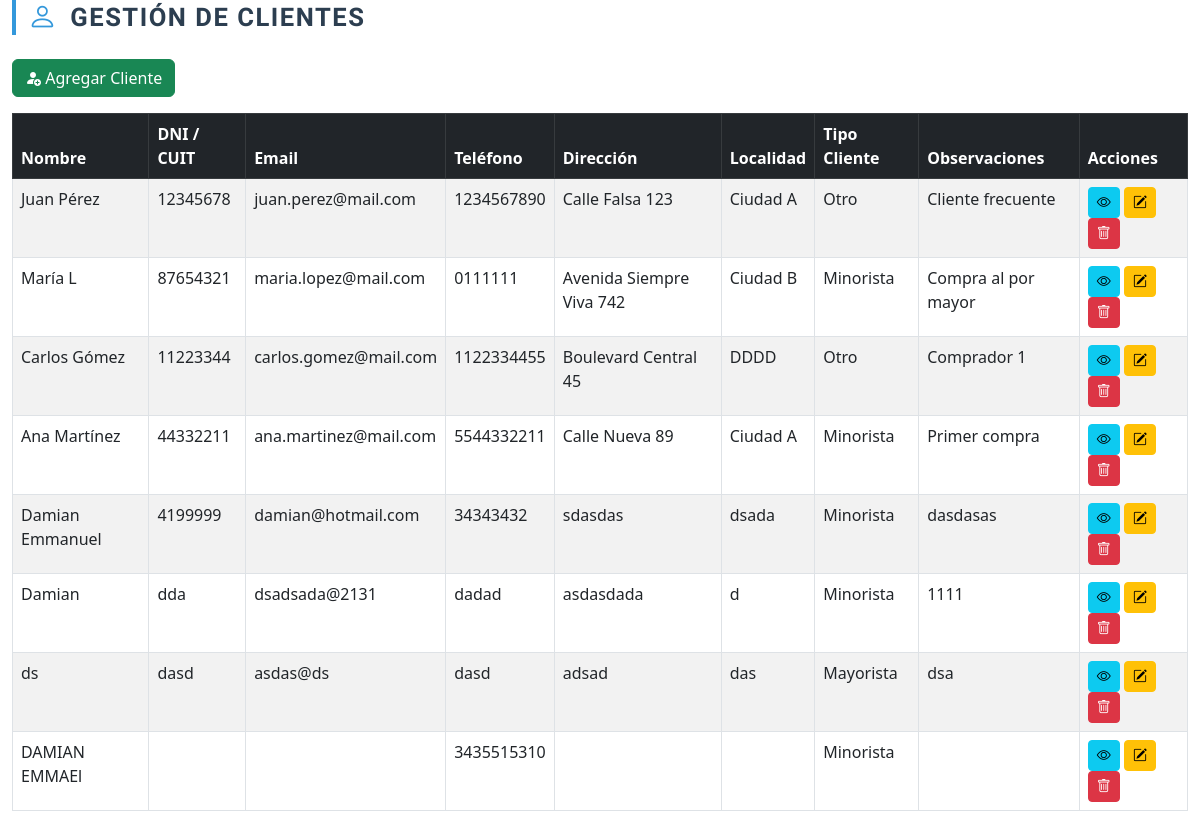
The page /modulos/clientes.php on the database as committed earlier.
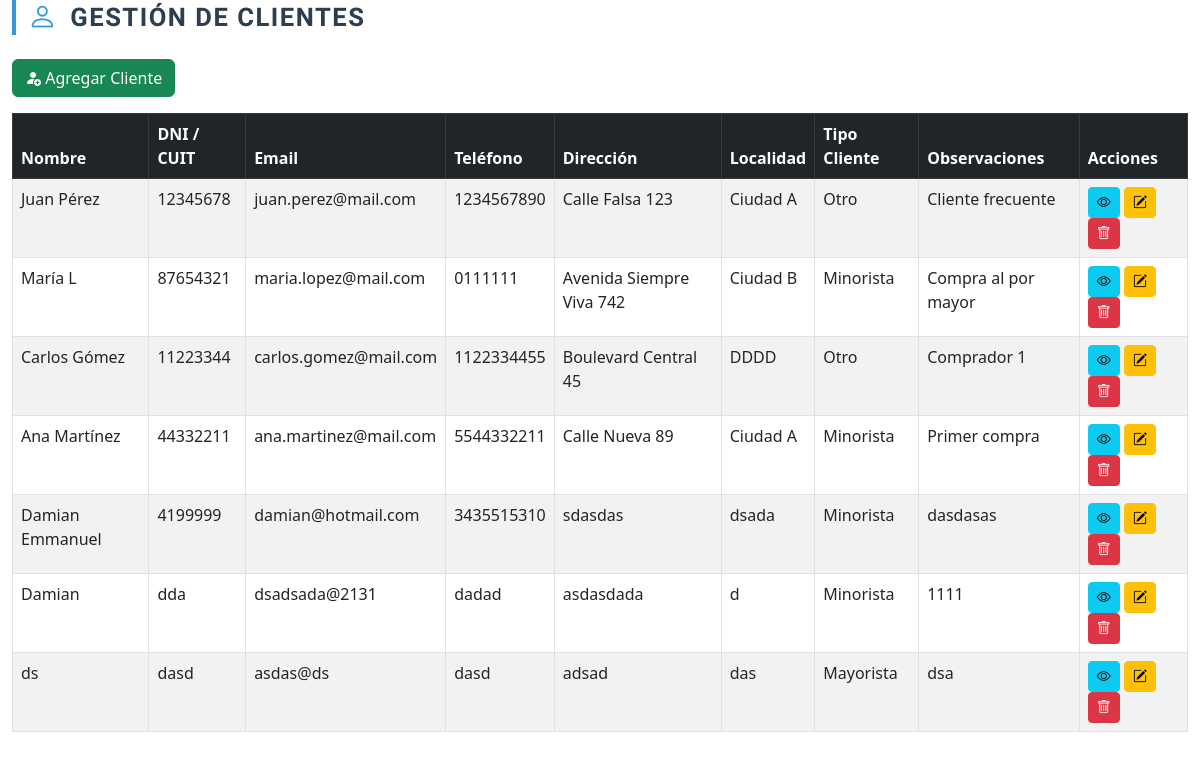
The same page on the database as committed later.
### tables this page shows
CREATE TABLE `clientes` (
  `id_clientes` int(11) NOT NULL,
  `nombre_clientes` varchar(100) DEFAULT NULL,
  `dni_cuit_clientes` varchar(20) DEFAULT NULL,
  `email_clientes` varchar(100) DEFAULT NULL,
  `telefono_clientes` varchar(20) DEFAULT NULL,
  `direccion_clientes` varchar(150) DEFAULT NULL,
  `localidad_clientes` varchar(100) DEFAULT NULL,
  `tipo_cliente_clientes` varchar(20) DEFAULT NULL,
  `observaciones_clientes` text DEFAULT NULL
);

### modulos/clientes.php (the view, shortened to what this page needs)
<?php
include('./db/conexion.php'); ?>
<!DOCTYPE html>
<html lang="en">
<head>
    <link href="https://cdn.jsdelivr.net/npm/bootstrap@5.3.0/dist/css/bootstrap.min.css" rel="stylesheet" />
    <link href="https://cdn.jsdelivr.net/npm/bootstrap-icons@1.10.5/font/bootstrap-icons.css" rel="stylesheet">
</head>
<body>
    <div class="container-fluid ">
        <h2 class="modern-title mb-4">
            <i class="bi bi-person"></i> Gestión de Clientes
        </h2>
        <button type="button" class="btn btn-success mb-3" data-bs-toggle="modal" data-bs-target="#modalAgregarCliente"
            style="margin-bottom: 28px;">
            <i class="bi bi-person-fill-add"></i> Agregar Cliente
        </button>
        <div class="table-responsive">
            <table class="table table-bordered table-striped">
                <thead class="table-dark">
                    <tr>
                        <th>Nombre</th>
                        <th>DNI / CUIT</th>
                        <th>Email</th>
                        <th>Teléfono</th>
                        <th>Dirección</th>
                        <th>Localidad</th>
                        <th>Tipo Cliente</th>
                        <th>Observaciones</th>
                        <th>Acciones</th>
                    </tr>
                </thead>
                <tbody>
                    <?php
                    $consulta = "SELECT * FROM clientes";
                    $resultado = $conexion->query($consulta);
                    while ($fila = $resultado->fetch_assoc()):
                        ?>
                        <tr>
                            <td><?= htmlspecialchars($fila['nombre_clientes']) ?></td>
                            <td><?= htmlspecialchars($fila['dni_cuit_clientes']) ?></td>
                            <td><?= htmlspecialchars($fila['email_clientes']) ?></td>
                            <td><?= htmlspecialchars($fila['telefono_clientes']) ?></td>
                            <td><?= htmlspecialchars($fila['direccion_clientes']) ?></td>
                            <td><?= htmlspecialchars($fila['localidad_clientes']) ?></td>
                            <td><?= htmlspecialchars($fila['tipo_cliente_clientes']) ?></td>
                            <td><?= htmlspecialchars($fila['observaciones_clientes']) ?></td>
                            <td>
                                <button class="btn btn-sm btn-info" data-bs-toggle="modal" data-bs-target="#modalVerCliente"
                                    data-id="<?= $fila['id_clientes'] ?>"
                                    data-nombre="<?= htmlspecialchars($fila['nombre_clientes']) ?>"
                                    data-dni="<?= htmlspecialchars($fila['dni_cuit_clientes']) ?>"
                                    data-email="<?= htmlspecialchars($fila['email_clientes']) ?>"
                                    data-telefono="<?= htmlspecialchars($fila['telefono_clientes']) ?>"
                                    data-direccion="<?= htmlspecialchars($fila['direccion_clientes']) ?>"
                                    data-localidad="<?= htmlspecialchars($fila['localidad_clientes']) ?>"
                                    data-tipo="<?= htmlspecialchars($fila['tipo_cliente_clientes']) ?>"
                                    data-observaciones="<?= htmlspecialchars($fila['observaciones_clientes']) ?>">
                                    <i class="bi bi-eye"></i>
                                </button>
                                <button class="btn btn-sm btn-warning" data-bs-toggle="modal"
                                    data-bs-target="#modalEditarCliente" data-id="<?= $fila['id_clientes'] ?>"
                                    data-nombre="<?= htmlspecialchars($fila['nombre_clientes']) ?>"
                                    data-dni="<?= htmlspecialchars($fila['dni_cuit_clientes']) ?>"
                                    data-email="<?= htmlspecialchars($fila['email_clientes']) ?>"
                                    data-telefono="<?= htmlspecialchars($fila['telefono_clientes']) ?>"
                                    data-direccion="<?= htmlspecialchars($fila['direccion_clientes']) ?>"
                                    data-localidad="<?= htmlspecialchars($fila['localidad_clientes']) ?>"
                                    data-tipo="<?= htmlspecialchars($fila['tipo_cliente_clientes']) ?>"
                                    data-observaciones="<?= htmlspecialchars($fila['observaciones_clientes']) ?>">
                                    <i class="bi bi-pencil-square"></i>
                                </button>
                                <button class="btn btn-sm btn-danger" data-bs-toggle="modal"
                                    data-bs-target="#modalEliminarCliente" data-id="<?= $fila['id_clientes'] ?>">
                                    <i class="bi bi-trash"></i>
                                </button>
                            </td>
                        </tr>
                    <?php endwhile; ?>
                </tbody>
            </table>
        </div>
    </div>
</body>
</html>

Rows that differ between the two databases and show on the page:
removed clientes: nombre_clientes "DAMIAN EMMAEl", telefono_clientes "3435515310", tipo_cliente_clientes "Minorista"
changed clientes "Damian Emmanuel": telefono_clientes "34343432" → "3435515310"
